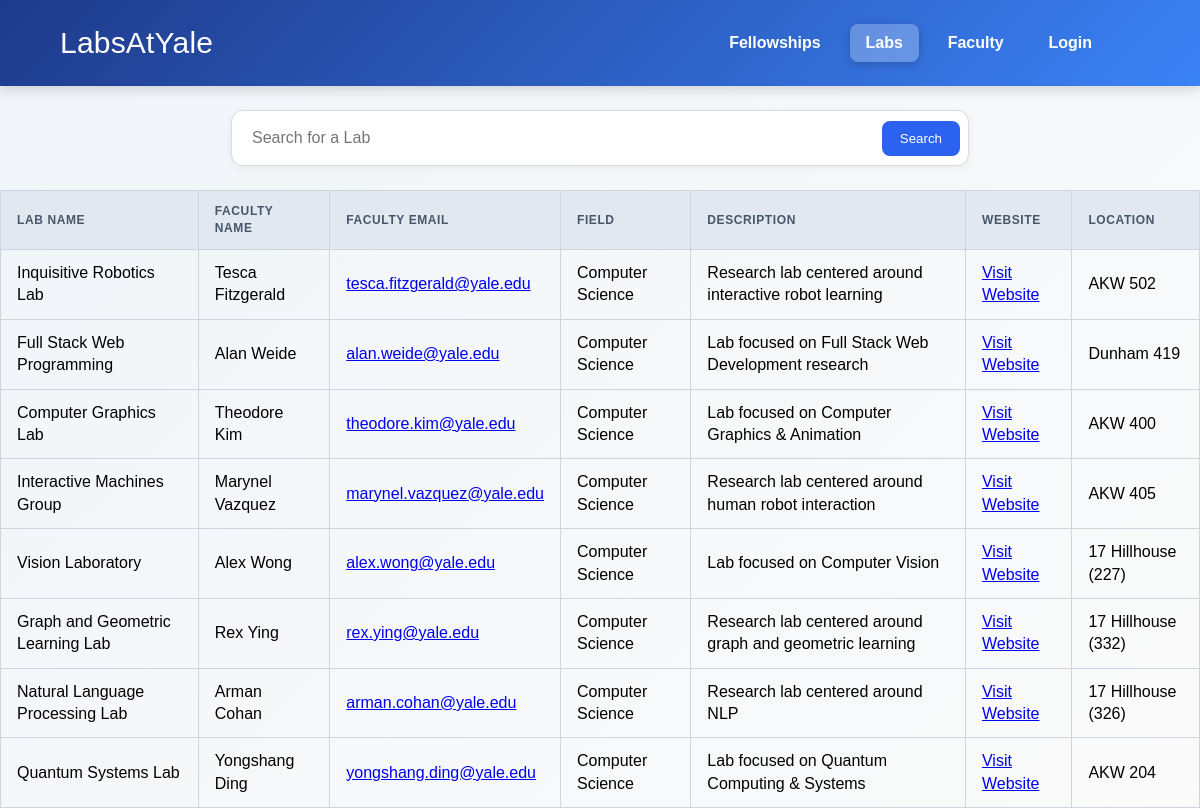
/labs, run on an earlier commit of the app's database.
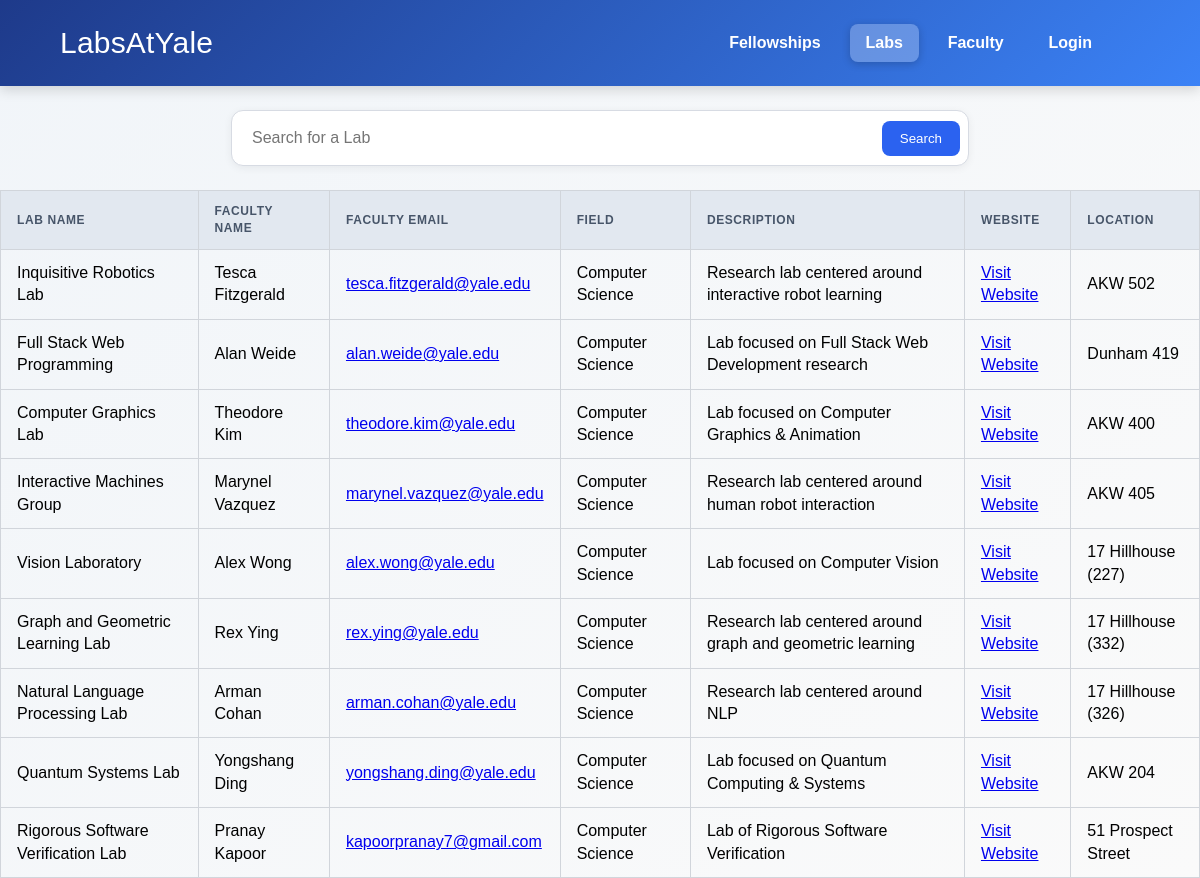
And on a later commit of the database.
### tables this page shows
CREATE TABLE labs (
    lab_num        INTEGER PRIMARY KEY AUTOINCREMENT,
    lab_name       TEXT NOT NULL,
    description    TEXT,
    website        TEXT,
    location        TEXT,
    faculty_net_id TEXT NOT NULL UNIQUE,
    FOREIGN KEY (faculty_net_id) REFERENCES faculty(net_id) ON DELETE CASCADE
);

CREATE TABLE users (
    net_id TEXT PRIMARY KEY,
    first_name TEXT NOT NULL,
    last_name TEXT NOT NULL,
    email TEXT NOT NULL UNIQUE,
    password_hash TEXT NOT NULL,
    role TEXT NOT NULL CHECK (role IN ('student', 'faculty'))
);

CREATE TABLE faculty (
    net_id TEXT PRIMARY KEY,
    department TEXT,
    FOREIGN KEY (net_id) REFERENCES users(net_id) ON DELETE CASCADE
);

### fellowship.py (the view)
@app.route('/labs')
def labs():
    q = (request.args.get('q') or "").strip()
    l = get_labs_information(q)
    fellowship_id = _get_faculty_fellowship_id() if current_user.is_authenticated and current_user.role == 'faculty' else None
    return render_template('labs.html', labs_list=l, q=q, fellowship_id=fellowship_id)

### Users.py (called while the page is built)
    def get_lab_name(self):
        return self.lab_name

    def get_faculty_name(self):
        return self.faculty_name

    def get_description(self):
        return self.description

    def get_website(self):
        return self.website

    def get_email(self):
        return self.email

    def get_location(self):
        return self.location

    def get_field(self):
        return self.field

### ab_testing.py (called while the page is built)
def _session_key(test_name):
    return f"ab_test:{test_name}"

def _assign_variant(test_name, config):
    key = _session_key(test_name)
    if key in session:
        return
    variants = list(config.get("variants", {}).keys())
    if not variants:
        return
    session[key] = random.choice(variants)

def ab_test_middleware():
    if request.endpoint == "static":
        return
    for test_name, config in AB_TESTS.items():
        _assign_variant(test_name, config)

### templates/labs.html (shortened to what this page needs)
<!DOCTYPE html>
<html lang="en">
  <head>
    <link
      rel="stylesheet"
      href="{{ url_for('static', filename='styles.css') }}"
    />
  </head>
  <body>
    <header class="topbar">
      <div class="inner_topbar">
        <div class="logo">
          <a class="logotext" href="{{ url_for('index') }}">
            LabsAtYale
          </a>
        </div>
        <nav class="navigationBar">
          <a
            href="{{ url_for('fellowships') }}"
            class="{% if request.path == '/fellowships' %}active{% endif %}"
          >
            Fellowships
          </a>
          <a
            href="{{ url_for('labs') }}"
            class="{% if request.path == '/labs' %}active{% endif %}"
          >
            Labs
          </a>
          <a
            href="{{ url_for('faculty') }}"
            class="{% if request.path == '/faculty' %}active{% endif %}"
          >
            Faculty
          </a>
          {% if current_user.is_authenticated %}
          <a
            href="{{ url_for('profile') }}"
            class="{% if request.path == '/profile' %}active{% endif %}"
          >
            Profile
          </a>
          <a href="{{ url_for('logout') }}">
            Logout
          </a>
          {% else %}
          <a href="{{ url_for('login') }}">
            Login
          </a>
          {% endif %}
        </nav>
      </div>
    </header>
    <form
      class="searchbar"
      action="{{ url_for('labs') }}"
      method="get"
    >
      <input
        type="search"
        id="search-input"
        name="q"
        placeholder="Search for a Lab"
        value="{{ q }}"
      />
      <button
        type="submit"
        class="btn btn--primary"
      >
        Search
      </button>
    </form>
    {% if labs_list|length == 0 %}
    <p class="no-results">
      No labs found.
    </p>
    {% else %}
    <table class="result-table">
      <thead>
        <tr>
          <th>Lab Name</th>
          <th>Faculty Name</th>
          <th>Faculty Email</th>
          <th>Field</th>
          <th>Description</th>
          <th>Website</th>
          <th>Location</th>
        </tr>
      </thead>
      <tbody>
        {% for lab in labs_list %}
        <tr
          class="lab-row"
          data-lab-name="{{ lab.get_lab_name() }}"
          data-faculty="{{ lab.get_faculty_name() }}"
          data-email="{{ lab.get_email() }}"
          data-field="{{ lab.get_field() }}"
          data-description="{{ lab.get_description() }}"
          data-website="{{ lab.get_website() }}"
          data-location="{{ lab.get_location() }}"
        >
          <td>
            {{ lab.get_lab_name() }}
          </td>
          <td>
            {{ lab.get_faculty_name() }}
          </td>
          <td>
            <a
              href="mailto:{{ lab.get_email() }}"
              onclick="event.stopPropagation()"
            >
              {{ lab.get_email() }}
            </a>
          </td>
          <td>
            {{ lab.get_field() }}
          </td>
          <td>
            {{ lab.get_description() }}
          </td>
          <td>
            {% if lab.get_website() %}
            <a
              href="{{ lab.get_website() }}"
              target="_blank"
              rel="noopener noreferrer"
              onclick="event.stopPropagation()"
            >
              Visit Website
            </a>
            {% else %}
            N/A
            {% endif %}
          </td>
          <td>
            {{ lab.get_location() }}
          </td>
        </tr>
        {% endfor %}
      </tbody>
    </table>
    {% endif %}
  </body>
</html>

### static/styles.css (style rules this page uses)
:root { --primary-blue: #1976d2; --primary-dark: #1e3a8a; --accent-blue: #3b82f6; --text-dark: #263238; --text-muted: #546e7a; --bg-light: #f8fafc; --border-color: #e2e8f0; --shadow-sm: 0 1px 3px rgba(0,0,0,0.1); --shadow-md: 0 4px 12px rgba(0,0,0,0.1); --shadow-lg: 0 4px 20px rgba(0, 0, 0, 0.08); --radius-sm: 6px; --radius-md: 12px; --radius-lg: 16px; }
body { font-family: Gill Sans, sans-serif; min-height: 100vh; margin: 0; line-height: 1.4; background: linear-gradient(135deg, #f1f5f9 0%, #fafafa 100%); }
.topbar { background: linear-gradient(135deg, #1e3a8a 0%, #3b82f6 100%); padding: 8px 40px; position: sticky; top: 0; z-index: 10; box-shadow: 0 4px 12px rgba(0, 0, 0, 0.15); color: white; }
.inner_topbar { max-width: 1100px; margin: 0 auto; padding: 0 20px; display: flex; align-items: center; justify-content: space-between; }
.logo { display: flex; gap: 10px; font-weight: 500; letter-spacing: 0.2px; }
.logotext { font-size: 30px; text-decoration: none; color: inherit; display: block; }
.navigationBar { background: transparent; display: flex; gap: 0.8rem; padding: 1rem 2rem; border-radius: 12px; }
.navigationBar a { color: white; font-weight: 600; padding: 0.5rem 1rem; }
nav a { color: #ffffff; text-decoration: none; font-weight: 600; padding: 0.6rem 1.2rem; border-radius: 8px; transition: all 0.3s ease; }
nav a.active { background: rgba(255, 255, 255, 0.25); box-shadow: 0 2px 8px rgba(0, 0, 0, 0.2); }
.btn { display: inline-block; padding: 12px 18px; border-radius: 10px; font-weight: 500; text-decoration: none; border: 1px solid transparent; }
.btn--primary { background: #1976d2; color: #fff; }
.lab-row { cursor: pointer; }
.searchbar { display: flex; gap: 10px; align-items: center; max-width: 720px; margin: 24px auto; padding: 8px; background: #fff; border: 1px solid #d7dbe3; border-radius: 12px; box-shadow: 0 2px 8px rgba(0, 0, 0, 0.06); }
.searchbar input[type="search"] { flex: 1; min-width: 0; padding: 10px 12px; border: 0; outline: none; font-size: 1rem; }
.searchbar button { background: #2b62f0; color: white; border: none; border-radius: 8px; padding: 10px 18px; cursor: pointer; }
.result-table { border-collapse: collapse; width: 100%; margin-top: 10px; border: 1px solid #d1d5db; }
.result-table th, .result-table td { padding: 12px 16px; border: 1px solid #d1d5db; text-align: left; }
.result-table th { background-color: #e2e8f0; font-weight: 600; color: #475569; text-transform: uppercase; font-size: 0.75rem; letter-spacing: 0.05em; }

What changed in the data, as far as the page shows it:
added labs: get_lab_name "Rigorous Software Verification Lab", get_faculty_name "Pranay Kapoor", get_email "kapoorpranay7@gmail.com", get_field "Computer Science", get_description "Lab of Rigorous Software Verification", get_location "51 Prospect Street"
